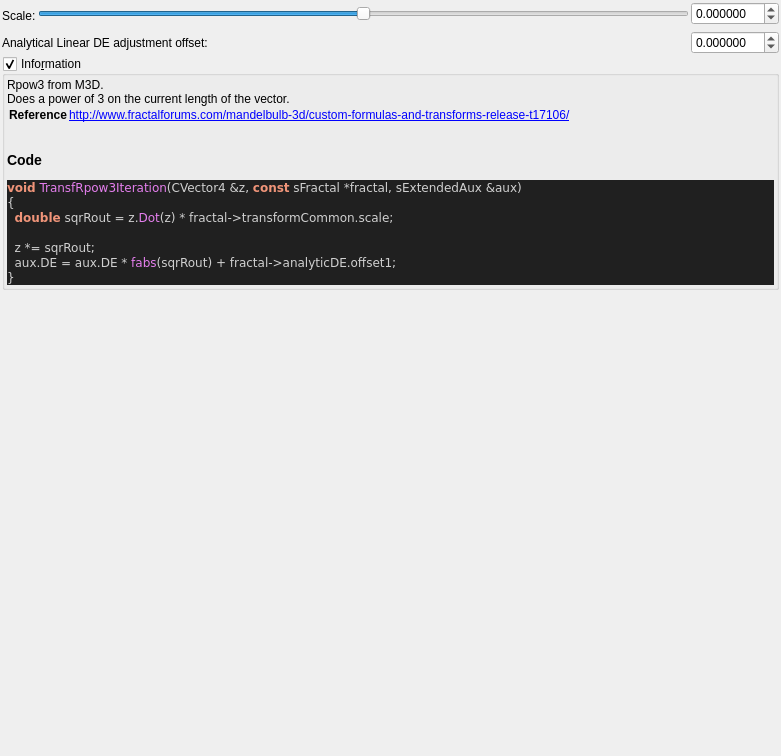
<?xml version="1.0" encoding="UTF-8"?>
<ui version="4.0">
 <class>transf_rpow3</class>
 <widget class="QWidget" name="Form">
  <property name="geometry">
   <rect>
    <x>0</x>
    <y>0</y>
    <width>781</width>
    <height>756</height>
   </rect>
  </property>
  <property name="windowTitle">
   <string notr="true">transf_rpow3</string>
  </property>
  <layout class="QVBoxLayout" name="verticalLayout">
   <property name="spacing">
    <number>2</number>
   </property>
   <property name="leftMargin">
    <number>2</number>
   </property>
   <property name="topMargin">
    <number>2</number>
   </property>
   <property name="rightMargin">
    <number>2</number>
   </property>
   <property name="bottomMargin">
    <number>2</number>
   </property>
   <item>
    <layout class="QGridLayout" name="gridLayout">
     <property name="spacing">
      <number>2</number>
     </property>
     <item row="0" column="2">
      <widget class="MyDoubleSpinBox" name="spinbox_transf_scale">
       <property name="sizePolicy">
        <sizepolicy hsizetype="Minimum" vsizetype="Maximum">
         <horstretch>0</horstretch>
         <verstretch>0</verstretch>
        </sizepolicy>
       </property>
       <property name="prefix">
        <string/>
       </property>
       <property name="suffix">
        <string/>
       </property>
       <property name="decimals">
        <number>6</number>
       </property>
       <property name="minimum">
        <double>-99.989999999999995</double>
       </property>
       <property name="maximum">
        <double>99.989999999999995</double>
       </property>
       <property name="singleStep">
        <double>0.100000000000000</double>
       </property>
      </widget>
     </item>
     <item row="0" column="0" rowspan="3">
      <widget class="QLabel" name="label_108">
       <property name="text">
        <string>Scale:</string>
       </property>
      </widget>
     </item>
     <item row="0" column="1">
      <widget class="QSlider" name="slider_transf_scale">
       <property name="sizePolicy">
        <sizepolicy hsizetype="Expanding" vsizetype="Maximum">
         <horstretch>0</horstretch>
         <verstretch>0</verstretch>
        </sizepolicy>
       </property>
       <property name="minimum">
        <number>-10000000</number>
       </property>
       <property name="maximum">
        <number>10000000</number>
       </property>
       <property name="value">
        <number>0</number>
       </property>
       <property name="sliderPosition">
        <number>0</number>
       </property>
       <property name="orientation">
        <enum>Qt::Horizontal</enum>
       </property>
      </widget>
     </item>
     <item row="3" column="0" colspan="2">
      <widget class="QLabel" name="label_109">
       <property name="text">
        <string>Analytical Linear DE adjustment offset:</string>
       </property>
      </widget>
     </item>
     <item row="3" column="2">
      <widget class="MyDoubleSpinBox" name="spinbox_analyticDE_offset_1">
       <property name="sizePolicy">
        <sizepolicy hsizetype="Minimum" vsizetype="Maximum">
         <horstretch>0</horstretch>
         <verstretch>0</verstretch>
        </sizepolicy>
       </property>
       <property name="prefix">
        <string/>
       </property>
       <property name="suffix">
        <string/>
       </property>
       <property name="decimals">
        <number>6</number>
       </property>
       <property name="minimum">
        <double>-99.989999999999995</double>
       </property>
       <property name="maximum">
        <double>99.989999999999995</double>
       </property>
       <property name="singleStep">
        <double>0.100000000000000</double>
       </property>
      </widget>
     </item>
    </layout>
   </item>
   <item>
    <widget class="MyGroupBox" name="groupCheck_info">
     <property name="title">
      <string>Info&amp;rmation</string>
     </property>
     <property name="flat">
      <bool>false</bool>
     </property>
     <property name="checkable">
      <bool>true</bool>
     </property>
     <layout class="QVBoxLayout" name="verticalLayout_2">
      <property name="spacing">
       <number>2</number>
      </property>
      <property name="leftMargin">
       <number>2</number>
      </property>
      <property name="topMargin">
       <number>2</number>
      </property>
      <property name="rightMargin">
       <number>2</number>
      </property>
      <property name="bottomMargin">
       <number>2</number>
      </property>
      <item>
       <widget class="QLabel" name="label_code_content">
        <property name="text">
         <string notr="true">&lt;p&gt;Rpow3 from M3D.&lt;br&gt;Does a power of 3 on the current length of the  vector.&lt;/p&gt;&lt;table&gt;
&lt;tr&gt;&lt;th&gt;Reference&lt;/th&gt;&lt;td&gt;&lt;a href=&quot;http://www.fractalforums.com/mandelbulb-3d/custom-formulas-and-transforms-release-t17106/&quot;&gt;http://www.fractalforums.com/mandelbulb-3d/custom-formulas-and-transforms-release-t17106/&lt;br&gt;
&lt;/td&gt;&lt;/tr&gt;
&lt;/table&gt;
&lt;h3&gt;Code&lt;/h3&gt;
&lt;body style=&quot;background-color:#202020&quot;&gt;
&lt;pre style=&quot;color:#d0d0d0; background-color:#202020;  font-family:'Courier New',monospace;&quot;&gt;&lt;span style=&quot;color:#f09479; font-weight:bold&quot;&gt;void&lt;/span&gt; &lt;span style=&quot;color:#e47eed&quot;&gt;TransfRpow3Iteration&lt;/span&gt;&lt;span style=&quot;color:#d0d0d0&quot;&gt;(&lt;/span&gt;CVector4 &lt;span style=&quot;color:#d0d0d0&quot;&gt;&amp;amp;&lt;/span&gt;z&lt;span style=&quot;color:#d0d0d0&quot;&gt;,&lt;/span&gt; &lt;span style=&quot;color:#f09479; font-weight:bold&quot;&gt;const&lt;/span&gt; sFractal &lt;span style=&quot;color:#d0d0d0&quot;&gt;*&lt;/span&gt;fractal&lt;span style=&quot;color:#d0d0d0&quot;&gt;,&lt;/span&gt; sExtendedAux &lt;span style=&quot;color:#d0d0d0&quot;&gt;&amp;amp;&lt;/span&gt;aux&lt;span style=&quot;color:#d0d0d0&quot;&gt;)&lt;/span&gt;
&lt;span style=&quot;color:#d0d0d0&quot;&gt;{&lt;/span&gt;
  &lt;span style=&quot;color:#f09479; font-weight:bold&quot;&gt;double&lt;/span&gt; sqrRout &lt;span style=&quot;color:#d0d0d0&quot;&gt;=&lt;/span&gt; z&lt;span style=&quot;color:#d0d0d0&quot;&gt;.&lt;/span&gt;&lt;span style=&quot;color:#e47eed&quot;&gt;Dot&lt;/span&gt;&lt;span style=&quot;color:#d0d0d0&quot;&gt;(&lt;/span&gt;z&lt;span style=&quot;color:#d0d0d0&quot;&gt;) *&lt;/span&gt; fractal&lt;span style=&quot;color:#d0d0d0&quot;&gt;-&amp;gt;&lt;/span&gt;transformCommon&lt;span style=&quot;color:#d0d0d0&quot;&gt;.&lt;/span&gt;scale&lt;span style=&quot;color:#d0d0d0&quot;&gt;;&lt;/span&gt;

  z &lt;span style=&quot;color:#d0d0d0&quot;&gt;*=&lt;/span&gt; sqrRout&lt;span style=&quot;color:#d0d0d0&quot;&gt;;&lt;/span&gt;
  aux&lt;span style=&quot;color:#d0d0d0&quot;&gt;.&lt;/span&gt;DE &lt;span style=&quot;color:#d0d0d0&quot;&gt;=&lt;/span&gt; aux&lt;span style=&quot;color:#d0d0d0&quot;&gt;.&lt;/span&gt;DE &lt;span style=&quot;color:#d0d0d0&quot;&gt;*&lt;/span&gt; &lt;span style=&quot;color:#e47eed&quot;&gt;fabs&lt;/span&gt;&lt;span style=&quot;color:#d0d0d0&quot;&gt;(&lt;/span&gt;sqrRout&lt;span style=&quot;color:#d0d0d0&quot;&gt;) +&lt;/span&gt; fractal&lt;span style=&quot;color:#d0d0d0&quot;&gt;-&amp;gt;&lt;/span&gt;analyticDE&lt;span style=&quot;color:#d0d0d0&quot;&gt;.&lt;/span&gt;offset1&lt;span style=&quot;color:#d0d0d0&quot;&gt;;&lt;/span&gt;
&lt;span style=&quot;color:#d0d0d0&quot;&gt;}&lt;/span&gt;
&lt;/pre&gt;
&lt;/body&gt;</string>
        </property>
        <property name="wordWrap">
         <bool>true</bool>
        </property>
        <property name="openExternalLinks">
         <bool>true</bool>
        </property>
        <property name="textInteractionFlags">
         <set>Qt::LinksAccessibleByMouse|Qt::TextSelectableByMouse</set>
        </property>
       </widget>
      </item>
     </layout>
    </widget>
   </item>
   <item>
    <spacer name="verticalSpacer">
     <property name="orientation">
      <enum>Qt::Vertical</enum>
     </property>
     <property name="sizeHint" stdset="0">
      <size>
       <width>20</width>
       <height>40</height>
      </size>
     </property>
    </spacer>
   </item>
  </layout>
 </widget>
 <customwidgets>
  <customwidget>
   <class>MyDoubleSpinBox</class>
   <extends>QDoubleSpinBox</extends>
   <header>my_double_spin_box.h</header>
  </customwidget>
  <customwidget>
   <class>MyGroupBox</class>
   <extends>QGroupBox</extends>
   <header>my_group_box.h</header>
   <container>1</container>
  </customwidget>
 </customwidgets>
 <tabstops>
  <tabstop>slider_transf_scale</tabstop>
  <tabstop>spinbox_transf_scale</tabstop>
  <tabstop>spinbox_analyticDE_offset_1</tabstop>
  <tabstop>groupCheck_info</tabstop>
 </tabstops>
 <resources/>
 <connections/>
</ui>
